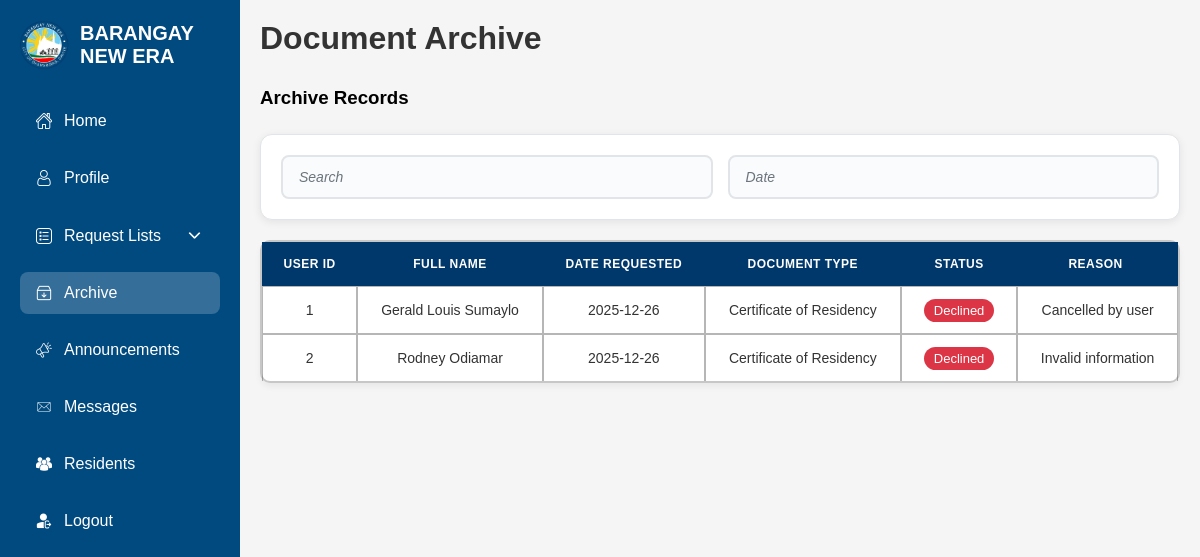
The app's page /Admin/adminarchive.php (signed in), older data.
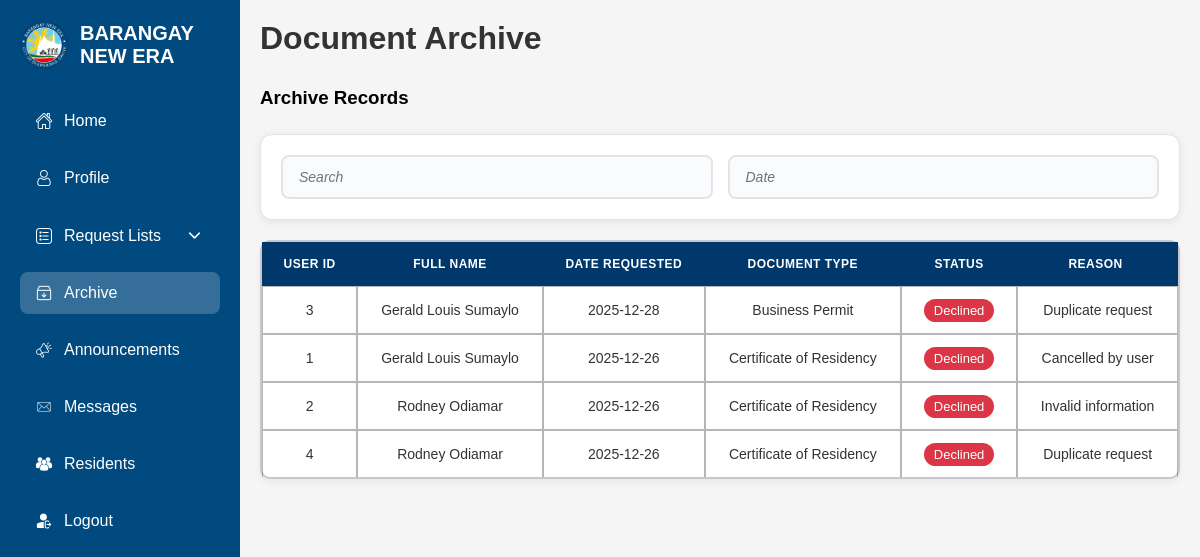
The same page, newer data.
### tables this page shows
CREATE TABLE `archivetbl` (
  `ArchiveID` int(11) NOT NULL,
  `fullname` varchar(255) NOT NULL,
  `daterequested` date NOT NULL,
  `documenttype` varchar(255) NOT NULL,
  `status` varchar(255) NOT NULL,
  `reason` varchar(255) NOT NULL
);

### Admin/adminarchive.php (the view, shortened to what this page needs)
<!DOCTYPE html>
<html lang="en">
<head>
    <link rel="stylesheet" href="adminarchive.css">
    <link rel="stylesheet" href="https://cdn.jsdelivr.net/npm/bootstrap-icons@1.10.5/font/bootstrap-icons.css">
    <link rel="stylesheet" href="//code.jquery.com/ui/1.12.1/themes/base/jquery-ui.css">
</head>
<body>
    <div class="sidebar">
        <div class="sidebar-logo">
            <img src="../images/brgylogo.png" alt="Logo">
            <h2>BARANGAY NEW ERA</h2>
        </div>
        <nav class="sidebar-nav">
            <a href="adminIndex.php"> <img src="../images/home.png" alt="">Home</a>
            <a href="adminProfile.php"> <img src="../images/user.png" alt="">Profile</a>
            <details class="sidebar-dropdown">
                <summary><img src="../images/list.png" alt="">Request Lists <img src="../images/down.png" alt=""></summary>
            </details>
            <a href="adminArchive.php" class="active"> <img src="../images/archive.png" alt="">Archive</a>
            <a href="adminAnnouncements.php"> <img src="../images/marketing.png" alt=""> Announcements</a>
            <a href="adminMessages.php"> <img src="../images/email.png" alt="">Messages</a>
            <a href="adminResidents.php"> <img src="../images/residents.png" alt="">Residents</a>
            <button onclick="logout()" style="margin-top:auto;"> <img src="../images/logout.png" alt="">Logout</button>
        </nav>
    </div>
    <div class="main-content">
        <div class="header"><h1>Document Archive</h1></div>
        <h3>Archive Records</h3>
        <div class="table-filters">
            <input type="text" id="archiveSearch" placeholder="Search">
            <input type="text" id="archiveDateFilter" placeholder="Date">
        </div>
        <div class="requests-table">
        <table class="archive-table">
            <thead>
                <tr>
                    <th>User ID</th>
                    <th>Full Name</th>
                    <th>Date Requested</th>
                    <th>Document Type</th>
                    <th>Status</th>
                    <th>Reason</th>
                </tr>
            </thead>
            <tbody>
                <?php
                require_once '../Connection/conn.php';
                $sql = "SELECT * FROM archivetbl ORDER BY daterequested DESC";
                $res = $conn->query($sql);
                if ($res && $res->num_rows > 0) {
                    while ($row = $res->fetch_assoc()) {
                        echo '<tr>';
                        echo '<td>'.htmlspecialchars($row["ArchiveID"]).'</td>';
                        echo '<td>'.htmlspecialchars($row["fullname"]).'</td>';
                        echo '<td>'.htmlspecialchars($row["daterequested"]).'</td>';
                        echo '<td>'.htmlspecialchars($row["documenttype"]).'</td>';
                        echo '<td><span style="background:#dc3545;color:#fff;padding:4px 10px;border-radius:12px;font-size:13px;">Declined</span></td>';
                        echo '<td>'.htmlspecialchars($row["reason"]).'</td>';
                        echo '</tr>';
                    }
                } else {
                    echo '<tr><td colspan="6" style="text-align:center;">No archive records</td></tr>';
                }
                ?>
            </tbody>
        </table>
        </div>
    </div>
</body>
</html>

Row changes from the older to the newer data that the page shows:
added archivetbl: ArchiveID "3", fullname "Gerald Louis Sumaylo", daterequested "2025-12-28", documenttype "Business Permit", reason "Duplicate request"
added archivetbl: ArchiveID "4", fullname "Rodney Odiamar", daterequested "2025-12-26", documenttype "Certificate of Residency", reason "Duplicate request"
